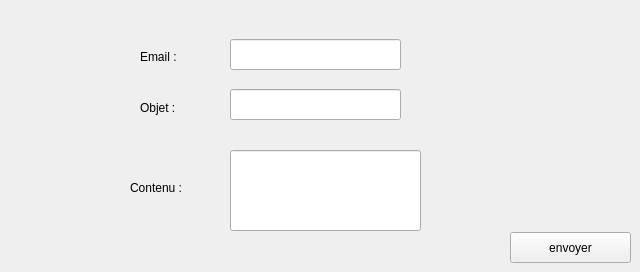
      <widget class="QWidget" name="tab_5">
       <attribute name="title">
        <string>Contacter</string>
       </attribute>
       <widget class="QLabel" name="label_8">
        <property name="geometry">
         <rect>
          <x>140</x>
          <y>50</y>
          <width>47</width>
          <height>13</height>
         </rect>
        </property>
        <property name="text">
         <string>Email :</string>
        </property>
       </widget>
       <widget class="QLabel" name="label_31">
        <property name="geometry">
         <rect>
          <x>140</x>
          <y>100</y>
          <width>61</width>
          <height>16</height>
         </rect>
        </property>
        <property name="text">
         <string>Objet :</string>
        </property>
       </widget>
       <widget class="QLabel" name="label_32">
        <property name="geometry">
         <rect>
          <x>130</x>
          <y>180</y>
          <width>81</width>
          <height>16</height>
         </rect>
        </property>
        <property name="text">
         <string>Contenu :</string>
        </property>
       </widget>
       <widget class="QLineEdit" name="email">
        <property name="geometry">
         <rect>
          <x>230</x>
          <y>39</y>
          <width>171</width>
          <height>31</height>
         </rect>
        </property>
       </widget>
       <widget class="QLineEdit" name="objet">
        <property name="geometry">
         <rect>
          <x>230</x>
          <y>89</y>
          <width>171</width>
          <height>31</height>
         </rect>
        </property>
       </widget>
       <widget class="QLineEdit" name="lineEdit_3">
        <property name="geometry">
         <rect>
          <x>230</x>
          <y>150</y>
          <width>191</width>
          <height>81</height>
         </rect>
        </property>
       </widget>
       <widget class="QPushButton" name="pushButton_17">
        <property name="geometry">
         <rect>
          <x>510</x>
          <y>232</y>
          <width>121</width>
          <height>31</height>
         </rect>
        </property>
        <property name="text">
         <string>envoyer</string>
        </property>
       </widget>
      </widget>
